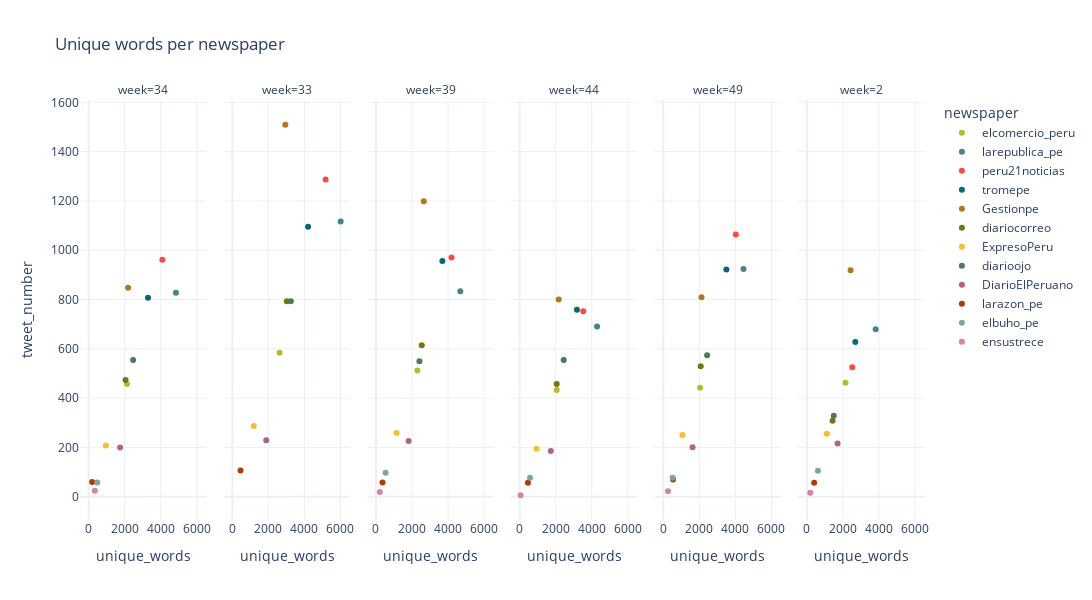

Write notebook code for a chart like this one.
### Code cell
fig = px.scatter(
    data_words,
    "unique_words",
    "tweet_number",
    facet_col="week",
    color="newspaper",
    color_discrete_sequence=gruvbox_colors,
    title="Unique words per newspaper",
    width=2400,
    height=600
)

fig.show()

### Figure 1 — Plotly figure (JSON) as saved in the notebook; plotly's stock layout.template omitted (floating-point values rounded to 4 significant figures)
{"data": [{"hovertemplate": "newspaper=elcomercio_peru<br>week=34<br>unique_words=%{x}<br>tweet_number=%{y}<extra></extra>", "legendgroup": "elcomercio_peru", "marker": {"color": "#b8bb26", "symbol": "circle"}, "mode": "markers", "name": "elcomercio_peru", "orientation": "v", "showlegend": true, "type": "scatter", "x": [2128], "xaxis": "x", "y": [457], "yaxis": "y"}, {"hovertemplate": "newspaper=elcomercio_peru<br>week=33<br>unique_words=%{x}<br>tweet_number=%{y}<extra></extra>", "legendgroup": "elcomercio_peru", "marker": {"color": "#b8bb26", "symbol": "circle"}, "mode": "markers", "name": "elcomercio_peru", "orientation": "v", "showlegend": false, "type": "scatter", "x": [2624], "xaxis": "x2", "y": [584], "yaxis": "y2"}, {"hovertemplate": "newspaper=elcomercio_peru<br>week=39<br>unique_words=%{x}<br>tweet_number=%{y}<extra></extra>", "legendgroup": "elcomercio_peru", "marker": {"color": "#b8bb26", "symbol": "circle"}, "mode": "markers", "name": "elcomercio_peru", "orientation": "v", "showlegend": false, "type": "scatter", "x": [2295], "xaxis": "x3", "y": [512], "yaxis": "y3"}, {"hovertemplate": "newspaper=elcomercio_peru<br>week=44<br>unique_words=%{x}<br>tweet_number=%{y}<extra></extra>", "legendgroup": "elcomercio_peru", "marker": {"color": "#b8bb26", "symbol": "circle"}, "mode": "markers", "name": "elcomercio_peru", "orientation": "v", "showlegend": false, "type": "scatter", "x": [2058], "xaxis": "x4", "y": [433], "yaxis": "y4"}, {"hovertemplate": "newspaper=elcomercio_peru<br>week=49<br>unique_words=%{x}<br>tweet_number=%{y}<extra></extra>", "legendgroup": "elcomercio_peru", "marker": {"color": "#b8bb26", "symbol": "circle"}, "mode": "markers", "name": "elcomercio_peru", "orientation": "v", "showlegend": false, "type": "scatter", "x": [2042], "xaxis": "x5", "y": [442], "yaxis": "y5"}, {"hovertemplate": "newspaper=elcomercio_peru<br>week=2<br>unique_words=%{x}<br>tweet_number=%{y}<extra></extra>", "legendgroup": "elcomercio_peru", "marker": {"color": "#b8bb26", "symbol": "circle"}, "mode": "markers", "name": "elcomercio_peru", "orientation": "v", "showlegend": false, "type": "scatter", "x": [2142], "xaxis": "x6", "y": [462], "yaxis": "y6"}, {"hovertemplate": "newspaper=larepublica_pe<br>week=34<br>unique_words=%{x}<br>tweet_number=%{y}<extra></extra>", "legendgroup": "larepublica_pe", "marker": {"color": "#458588", "symbol": "circle"}, "mode": "markers", "name": "larepublica_pe", "orientation": "v", "showlegend": true, "type": "scatter", "x": [4841], "xaxis": "x", "y": [827], "yaxis": "y"}, {"hovertemplate": "newspaper=larepublica_pe<br>week=33<br>unique_words=%{x}<br>tweet_number=%{y}<extra></extra>", "legendgroup": "larepublica_pe", "marker": {"color": "#458588", "symbol": "circle"}, "mode": "markers", "name": "larepublica_pe", "orientation": "v", "showlegend": false, "type": "scatter", "x": [6011], "xaxis": "x2", "y": [1117], "yaxis": "y2"}, {"hovertemplate": "newspaper=larepublica_pe<br>week=39<br>unique_words=%{x}<br>tweet_number=%{y}<extra></extra>", "legendgroup": "larepublica_pe", "marker": {"color": "#458588", "symbol": "circle"}, "mode": "markers", "name": "larepublica_pe", "orientation": "v", "showlegend": false, "type": "scatter", "x": [4681], "xaxis": "x3", "y": [834], "yaxis": "y3"}, {"hovertemplate": "newspaper=larepublica_pe<br>week=44<br>unique_words=%{x}<br>tweet_number=%{y}<extra></extra>", "legendgroup": "larepublica_pe", "marker": {"color": "#458588", "symbol": "circle"}, "mode": "markers", "name": "larepublica_pe", "orientation": "v", "showlegend": false, "type": "scatter", "x": [4298], "xaxis": "x4", "y": [691], "yaxis": "y4"}, {"hovertemplate": "newspaper=larepublica_pe<br>week=49<br>unique_words=%{x}<br>tweet_number=%{y}<extra></extra>", "legendgroup": "larepublica_pe", "marker": {"color": "#458588", "symbol": "circle"}, "mode": "markers", "name": "larepublica_pe", "orientation": "v", "showlegend": false, "type": "scatter", "x": [4450], "xaxis": "x5", "y": [924], "yaxis": "y5"}, {"hovertemplate": "newspaper=larepublica_pe<br>week=2<br>unique_words=%{x}<br>tweet_number=%{y}<extra></extra>", "legendgroup": "larepublica_pe", "marker": {"color": "#458588", "symbol": "circle"}, "mode": "markers", "name": "larepublica_pe", "orientation": "v", "showlegend": false, "type": "scatter", "x": [3814], "xaxis": "x6", "y": [679], "yaxis": "y6"}, {"hovertemplate": "newspaper=peru21noticias<br>week=34<br>unique_words=%{x}<br>tweet_number=%{y}<extra></extra>", "legendgroup": "peru21noticias", "marker": {"color": "#fb4943", "symbol": "circle"}, "mode": "markers", "name": "peru21noticias", "orientation": "v", "showlegend": true, "type": "scatter", "x": [4087], "xaxis": "x", "y": [961], "yaxis": "y"}, {"hovertemplate": "newspaper=peru21noticias<br>week=33<br>unique_words=%{x}<br>tweet_number=%{y}<extra></extra>", "legendgroup": "peru21noticias", "marker": {"color": "#fb4943", "symbol": "circle"}, "mode": "markers", "name": "peru21noticias", "orientation": "v", "showlegend": false, "type": "scatter", "x": [5177], "xaxis": "x2", "y": [1287], "yaxis": "y2"}, {"hovertemplate": "newspaper=peru21noticias<br>week=39<br>unique_words=%{x}<br>tweet_number=%{y}<extra></extra>", "legendgroup": "peru21noticias", "marker": {"color": "#fb4943", "symbol": "circle"}, "mode": "markers", "name": "peru21noticias", "orientation": "v", "showlegend": false, "type": "scatter", "x": [4190], "xaxis": "x3", "y": [970], "yaxis": "y3"}, {"hovertemplate": "newspaper=peru21noticias<br>week=44<br>unique_words=%{x}<br>tweet_number=%{y}<extra></extra>", "legendgroup": "peru21noticias", "marker": {"color": "#fb4943", "symbol": "circle"}, "mode": "markers", "name": "peru21noticias", "orientation": "v", "showlegend": false, "type": "scatter", "x": [3532], "xaxis": "x4", "y": [752], "yaxis": "y4"}, {"hovertemplate": "newspaper=peru21noticias<br>week=49<br>unique_words=%{x}<br>tweet_number=%{y}<extra></extra>", "legendgroup": "peru21noticias", "marker": {"color": "#fb4943", "symbol": "circle"}, "mode": "markers", "name": "peru21noticias", "orientation": "v", "showlegend": false, "type": "scatter", "x": [4022], "xaxis": "x5", "y": [1064], "yaxis": "y5"}, {"hovertemplate": "newspaper=peru21noticias<br>week=2<br>unique_words=%{x}<br>tweet_number=%{y}<extra></extra>", "legendgroup": "peru21noticias", "marker": {"color": "#fb4943", "symbol": "circle"}, "mode": "markers", "name": "peru21noticias", "orientation": "v", "showlegend": false, "type": "scatter", "x": [2513], "xaxis": "x6", "y": [525], "yaxis": "y6"}, {"hovertemplate": "newspaper=tromepe<br>week=34<br>unique_words=%{x}<br>tweet_number=%{y}<extra></extra>", "legendgroup": "tromepe", "marker": {"color": "#076678", "symbol": "circle"}, "mode": "markers", "name": "tromepe", "orientation": "v", "showlegend": true, "type": "scatter", "x": [3290], "xaxis": "x", "y": [807], "yaxis": "y"}, {"hovertemplate": "newspaper=tromepe<br>week=33<br>unique_words=%{x}<br>tweet_number=%{y}<extra></extra>", "legendgroup": "tromepe", "marker": {"color": "#076678", "symbol": "circle"}, "mode": "markers", "name": "tromepe", "orientation": "v", "showlegend": false, "type": "scatter", "x": [4204], "xaxis": "x2", "y": [1095], "yaxis": "y2"}, {"hovertemplate": "newspaper=tromepe<br>week=39<br>unique_words=%{x}<br>tweet_number=%{y}<extra></extra>", "legendgroup": "tromepe", "marker": {"color": "#076678", "symbol": "circle"}, "mode": "markers", "name": "tromepe", "orientation": "v", "showlegend": false, "type": "scatter", "x": [3684], "xaxis": "x3", "y": [956], "yaxis": "y3"}, {"hovertemplate": "newspaper=tromepe<br>week=44<br>unique_words=%{x}<br>tweet_number=%{y}<extra></extra>", "legendgroup": "tromepe", "marker": {"color": "#076678", "symbol": "circle"}, "mode": "markers", "name": "tromepe", "orientation": "v", "showlegend": false, "type": "scatter", "x": [3179], "xaxis": "x4", "y": [759], "yaxis": "y4"}, {"hovertemplate": "newspaper=tromepe<br>week=49<br>unique_words=%{x}<br>tweet_number=%{y}<extra></extra>", "legendgroup": "tromepe", "marker": {"color": "#076678", "symbol": "circle"}, "mode": "markers", "name": "tromepe", "orientation": "v", "showlegend": false, "type": "scatter", "x": [3502], "xaxis": "x5", "y": [922], "yaxis": "y5"}, {"hovertemplate": "newspaper=tromepe<br>week=2<br>unique_words=%{x}<br>tweet_number=%{y}<extra></extra>", "legendgroup": "tromepe", "marker": {"color": "#076678", "symbol": "circle"}, "mode": "markers", "name": "tromepe", "orientation": "v", "showlegend": false, "type": "scatter", "x": [2685], "xaxis": "x6", "y": [628], "yaxis": "y6"}, {"hovertemplate": "newspaper=Gestionpe<br>week=34<br>unique_words=%{x}<br>tweet_number=%{y}<extra></extra>", "legendgroup": "Gestionpe", "marker": {"color": "#b57614", "symbol": "circle"}, "mode": "markers", "name": "Gestionpe", "orientation": "v", "showlegend": true, "type": "scatter", "x": [2187], "xaxis": "x", "y": [848], "yaxis": "y"}, {"hovertemplate": "newspaper=Gestionpe<br>week=33<br>unique_words=%{x}<br>tweet_number=%{y}<extra></extra>", "legendgroup": "Gestionpe", "marker": {"color": "#b57614", "symbol": "circle"}, "mode": "markers", "name": "Gestionpe", "orientation": "v", "showlegend": false, "type": "scatter", "x": [2941], "xaxis": "x2", "y": [1509], "yaxis": "y2"}, {"hovertemplate": "newspaper=Gestionpe<br>week=39<br>unique_words=%{x}<br>tweet_number=%{y}<extra></extra>", "legendgroup": "Gestionpe", "marker": {"color": "#b57614", "symbol": "circle"}, "mode": "markers", "name": "Gestionpe", "orientation": "v", "showlegend": false, "type": "scatter", "x": [2655], "xaxis": "x3", "y": [1199], "yaxis": "y3"}, {"hovertemplate": "newspaper=Gestionpe<br>week=44<br>unique_words=%{x}<br>tweet_number=%{y}<extra></extra>", "legendgroup": "Gestionpe", "marker": {"color": "#b57614", "symbol": "circle"}, "mode": "markers", "name": "Gestionpe", "orientation": "v", "showlegend": false, "type": "scatter", "x": [2167], "xaxis": "x4", "y": [800], "yaxis": "y4"}, {"hovertemplate": "newspaper=Gestionpe<br>week=49<br>unique_words=%{x}<br>tweet_number=%{y}<extra></extra>", "legendgroup": "Gestionpe", "marker": {"color": "#b57614", "symbol": "circle"}, "mode": "markers", "name": "Gestionpe", "orientation": "v", "showlegend": false, "type": "scatter", "x": [2119], "xaxis": "x5", "y": [809], "yaxis": "y5"}, {"hovertemplate": "newspaper=Gestionpe<br>week=2<br>unique_words=%{x}<br>tweet_number=%{y}<extra></extra>", "legendgroup": "Gestionpe", "marker": {"color": "#b57614", "symbol": "circle"}, "mode": "markers", "name": "Gestionpe", "orientation": "v", "showlegend": false, "type": "scatter", "x": [2421], "xaxis": "x6", "y": [919], "yaxis": "y6"}, {"hovertemplate": "newspaper=diariocorreo<br>week=34<br>unique_words=%{x}<br>tweet_number=%{y}<extra></extra>", "legendgroup": "diariocorreo", "marker": {"color": "#79740e", "symbol": "circle"}, "mode": "markers", "name": "diariocorreo", "orientation": "v", "showlegend": true, "type": "scatter", "x": [2046], "xaxis": "x", "y": [474], "yaxis": "y"}, {"hovertemplate": "newspaper=diariocorreo<br>week=33<br>unique_words=%{x}<br>tweet_number=%{y}<extra></extra>", "legendgroup": "diariocorreo", "marker": {"color": "#79740e", "symbol": "circle"}, "mode": "markers", "name": "diariocorreo", "orientation": "v", "showlegend": false, "type": "scatter", "x": [3022], "xaxis": "x2", "y": [793], "yaxis": "y2"}, {"hovertemplate": "newspaper=diariocorreo<br>week=39<br>unique_words=%{x}<br>tweet_number=%{y}<extra></extra>", "legendgroup": "diariocorreo", "marker": {"color": "#79740e", "symbol": "circle"}, "mode": "markers", "name": "diariocorreo", "orientation": "v", "showlegend": false, "type": "scatter", "x": [2541], "xaxis": "x3", "y": [614], "yaxis": "y3"}, {"hovertemplate": "newspaper=diariocorreo<br>week=44<br>unique_words=%{x}<br>tweet_number=%{y}<extra></extra>", "legendgroup": "diariocorreo", "marker": {"color": "#79740e", "symbol": "circle"}, "mode": "markers", "name": "diariocorreo", "orientation": "v", "showlegend": false, "type": "scatter", "x": [2055], "xaxis": "x4", "y": [457], "yaxis": "y4"}, {"hovertemplate": "newspaper=diariocorreo<br>week=49<br>unique_words=%{x}<br>tweet_number=%{y}<extra></extra>", "legendgroup": "diariocorreo", "marker": {"color": "#79740e", "symbol": "circle"}, "mode": "markers", "name": "diariocorreo", "orientation": "v", "showlegend": false, "type": "scatter", "x": [2077], "xaxis": "x5", "y": [529], "yaxis": "y5"}, {"hovertemplate": "newspaper=diariocorreo<br>week=2<br>unique_words=%{x}<br>tweet_number=%{y}<extra></extra>", "legendgroup": "diariocorreo", "marker": {"color": "#79740e", "symbol": "circle"}, "mode": "markers", "name": "diariocorreo", "orientation": "v", "showlegend": false, "type": "scatter", "x": [1423], "xaxis": "x6", "y": [308], "yaxis": "y6"}, {"hovertemplate": "newspaper=ExpresoPeru<br>week=34<br>unique_words=%{x}<br>tweet_number=%{y}<extra></extra>", "legendgroup": "ExpresoPeru", "marker": {"color": "#fabd2f", "symbol": "circle"}, "mode": "markers", "name": "ExpresoPeru", "orientation": "v", "showlegend": true, "type": "scatter", "x": [956], "xaxis": "x", "y": [208], "yaxis": "y"}, {"hovertemplate": "newspaper=ExpresoPeru<br>week=33<br>unique_words=%{x}<br>tweet_number=%{y}<extra></extra>", "legendgroup": "ExpresoPeru", "marker": {"color": "#fabd2f", "symbol": "circle"}, "mode": "markers", "name": "ExpresoPeru", "orientation": "v", "showlegend": false, "type": "scatter", "x": [1189], "xaxis": "x2", "y": [287], "yaxis": "y2"}, {"hovertemplate": "newspaper=ExpresoPeru<br>week=39<br>unique_words=%{x}<br>tweet_number=%{y}<extra></extra>", "legendgroup": "ExpresoPeru", "marker": {"color": "#fabd2f", "symbol": "circle"}, "mode": "markers", "name": "ExpresoPeru", "orientation": "v", "showlegend": false, "type": "scatter", "x": [1145], "xaxis": "x3", "y": [259], "yaxis": "y3"}, {"hovertemplate": "newspaper=ExpresoPeru<br>week=44<br>unique_words=%{x}<br>tweet_number=%{y}<extra></extra>", "legendgroup": "ExpresoPeru", "marker": {"color": "#fabd2f", "symbol": "circle"}, "mode": "markers", "name": "ExpresoPeru", "orientation": "v", "showlegend": false, "type": "scatter", "x": [936], "xaxis": "x4", "y": [195], "yaxis": "y4"}, {"hovertemplate": "newspaper=ExpresoPeru<br>week=49<br>unique_words=%{x}<br>tweet_number=%{y}<extra></extra>", "legendgroup": "ExpresoPeru", "marker": {"color": "#fabd2f", "symbol": "circle"}, "mode": "markers", "name": "ExpresoPeru", "orientation": "v", "showlegend": false, "type": "scatter", "x": [1066], "xaxis": "x5", "y": [250], "yaxis": "y5"}, {"hovertemplate": "newspaper=ExpresoPeru<br>week=2<br>unique_words=%{x}<br>tweet_number=%{y}<extra></extra>", "legendgroup": "ExpresoPeru", "marker": {"color": "#fabd2f", "symbol": "circle"}, "mode": "markers", "name": "ExpresoPeru", "orientation": "v", "showlegend": false, "type": "scatter", "x": [1105], "xaxis": "x6", "y": [255], "yaxis": "y6"}, {"hovertemplate": "newspaper=diarioojo<br>week=34<br>unique_words=%{x}<br>tweet_number=%{y}<extra></extra>", "legendgroup": "diarioojo", "marker": {"color": "#4d7b58", "symbol": "circle"}, "mode": "markers", "name": "diarioojo", "orientation": "v", "showlegend": true, "type": "scatter", "x": [2466], "xaxis": "x", "y": [555], "yaxis": "y"}, {"hovertemplate": "newspaper=diarioojo<br>week=33<br>unique_words=%{x}<br>tweet_number=%{y}<extra></extra>", "legendgroup": "diarioojo", "marker": {"color": "#4d7b58", "symbol": "circle"}, "mode": "markers", "name": "diarioojo", "orientation": "v", "showlegend": false, "type": "scatter", "x": [3245], "xaxis": "x2", "y": [793], "yaxis": "y2"}, {"hovertemplate": "newspaper=diarioojo<br>week=39<br>unique_words=%{x}<br>tweet_number=%{y}<extra></extra>", "legendgroup": "diarioojo", "marker": {"color": "#4d7b58", "symbol": "circle"}, "mode": "markers", "name": "diarioojo", "orientation": "v", "showlegend": false, "type": "scatter", "x": [2411], "xaxis": "x3", "y": [550], "yaxis": "y3"}, {"hovertemplate": "newspaper=diarioojo<br>week=44<br>unique_words=%{x}<br>tweet_number=%{y}<extra></extra>", "legendgroup": "diarioojo", "marker": {"color": "#4d7b58", "symbol": "circle"}, "mode": "markers", "name": "diarioojo", "orientation": "v", "showlegend": false, "type": "scatter", "x": [2447], "xaxis": "x4", "y": [555], "yaxis": "y4"}, {"hovertemplate": "newspaper=diarioojo<br>week=49<br>unique_words=%{x}<br>tweet_number=%{y}<extra></extra>", "legendgroup": "diarioojo", "marker": {"color": "#4d7b58", "symbol": "circle"}, "mode": "markers", "name": "diarioojo", "orientation": "v", "showlegend": false, "type": "scatter", "x": [2433], "xaxis": "x5", "y": [574], "yaxis": "y5"}, {"hovertemplate": "newspaper=diarioojo<br>week=2<br>unique_words=%{x}<br>tweet_number=%{y}<extra></extra>", "legendgroup": "diarioojo", "marker": {"color": "#4d7b58", "symbol": "circle"}, "mode": "markers", "name": "diarioojo", "orientation": "v", "showlegend": false, "type": "scatter", "x": [1490], "xaxis": "x6", "y": [329], "yaxis": "y6"}, {"hovertemplate": "newspaper=DiarioElPeruano<br>week=34<br>unique_words=%{x}<br>tweet_number=%{y}<extra></extra>", "legendgroup": "DiarioElPeruano", "marker": {"color": "#b16286", "symbol": "circle"}, "mode": "markers", "name": "DiarioElPeruano", "orientation": "v", "showlegend": true, "type": "scatter", "x": [1745], "xaxis": "x", "y": [200], "yaxis": "y"}, {"hovertemplate": "newspaper=DiarioElPeruano<br>week=33<br>unique_words=%{x}<br>tweet_number=%{y}<extra></extra>", "legendgroup": "DiarioElPeruano", "marker": {"color": "#b16286", "symbol": "circle"}, "mode": "markers", "name": "DiarioElPeruano", "orientation": "v", "showlegend": false, "type": "scatter", "x": [1883], "xaxis": "x2", "y": [229], "yaxis": "y2"}, {"hovertemplate": "newspaper=DiarioElPeruano<br>week=39<br>unique_words=%{x}<br>tweet_number=%{y}<extra></extra>", "legendgroup": "DiarioElPeruano", "marker": {"color": "#b16286", "symbol": "circle"}, "mode": "markers", "name": "DiarioElPeruano", "orientation": "v", "showlegend": false, "type": "scatter", "x": [1811], "xaxis": "x3", "y": [226], "yaxis": "y3"}, {"hovertemplate": "newspaper=DiarioElPeruano<br>week=44<br>unique_words=%{x}<br>tweet_number=%{y}<extra></extra>", "legendgroup": "DiarioElPeruano", "marker": {"color": "#b16286", "symbol": "circle"}, "mode": "markers", "name": "DiarioElPeruano", "orientation": "v", "showlegend": false, "type": "scatter", "x": [1729], "xaxis": "x4", "y": [186], "yaxis": "y4"}, {"hovertemplate": "newspaper=DiarioElPeruano<br>week=49<br>unique_words=%{x}<br>tweet_number=%{y}<extra></extra>", "legendgroup": "DiarioElPeruano", "marker": {"color": "#b16286", "symbol": "circle"}, "mode": "markers", "name": "DiarioElPeruano", "orientation": "v", "showlegend": false, "type": "scatter", "x": [1623], "xaxis": "x5", "y": [201], "yaxis": "y5"}, {"hovertemplate": "newspaper=DiarioElPeruano<br>week=2<br>unique_words=%{x}<br>tweet_number=%{y}<extra></extra>", "legendgroup": "DiarioElPeruano", "marker": {"color": "#b16286", "symbol": "circle"}, "mode": "markers", "name": "DiarioElPeruano", "orientation": "v", "showlegend": false, "type": "scatter", "x": [1700], "xaxis": "x6", "y": [216], "yaxis": "y6"}, {"hovertemplate": "newspaper=larazon_pe<br>week=34<br>unique_words=%{x}<br>tweet_number=%{y}<extra></extra>", "legendgroup": "larazon_pe", "marker": {"color": "#af3a03", "symbol": "circle"}, "mode": "markers", "name": "larazon_pe", "orientation": "v", "showlegend": true, "type": "scatter", "x": [192], "xaxis": "x", "y": [60], "yaxis": "y"}, {"hovertemplate": "newspaper=larazon_pe<br>week=33<br>unique_words=%{x}<br>tweet_number=%{y}<extra></extra>", "legendgroup": "larazon_pe", "marker": {"color": "#af3a03", "symbol": "circle"}, "mode": "markers", "name": "larazon_pe", "orientation": "v", "showlegend": false, "type": "scatter", "x": [456], "xaxis": "x2", "y": [106], "yaxis": "y2"}, {"hovertemplate": "newspaper=larazon_pe<br>week=39<br>unique_words=%{x}<br>tweet_number=%{y}<extra></extra>", "legendgroup": "larazon_pe", "marker": {"color": "#af3a03", "symbol": "circle"}, "mode": "markers", "name": "larazon_pe", "orientation": "v", "showlegend": false, "type": "scatter", "x": [362], "xaxis": "x3", "y": [58], "yaxis": "y3"}, {"hovertemplate": "newspaper=larazon_pe<br>week=44<br>unique_words=%{x}<br>tweet_number=%{y}<extra></extra>", "legendgroup": "larazon_pe", "marker": {"color": "#af3a03", "symbol": "circle"}, "mode": "markers", "name": "larazon_pe", "orientation": "v", "showlegend": false, "type": "scatter", "x": [460], "xaxis": "x4", "y": [57], "yaxis": "y4"}, {"hovertemplate": "newspaper=larazon_pe<br>week=49<br>unique_words=%{x}<br>tweet_number=%{y}<extra></extra>", "legendgroup": "larazon_pe", "marker": {"color": "#af3a03", "symbol": "circle"}, "mode": "markers", "name": "larazon_pe", "orientation": "v", "showlegend": false, "type": "scatter", "x": [544], "xaxis": "x5", "y": [70], "yaxis": "y5"}, {"hovertemplate": "newspaper=larazon_pe<br>week=2<br>unique_words=%{x}<br>tweet_number=%{y}<extra></extra>", "legendgroup": "larazon_pe", "marker": {"color": "#af3a03", "symbol": "circle"}, "mode": "markers", "name": "larazon_pe", "orientation": "v", "showlegend": false, "type": "scatter", "x": [402], "xaxis": "x6", "y": [57], "yaxis": "y6"}, {"hovertemplate": "newspaper=elbuho_pe<br>week=34<br>unique_words=%{x}<br>tweet_number=%{y}<extra></extra>", "legendgroup": "elbuho_pe", "marker": {"color": "#83a598", "symbol": "circle"}, "mode": "markers", "name": "elbuho_pe", "orientation": "v", "showlegend": true, "type": "scatter", "x": [474], "xaxis": "x", "y": [58], "yaxis": "y"}, {"hovertemplate": "newspaper=elbuho_pe<br>week=39<br>unique_words=%{x}<br>tweet_number=%{y}<extra></extra>", "legendgroup": "elbuho_pe", "marker": {"color": "#83a598", "symbol": "circle"}, "mode": "markers", "name": "elbuho_pe", "orientation": "v", "showlegend": false, "type": "scatter", "x": [535], "xaxis": "x3", "y": [97], "yaxis": "y3"}, {"hovertemplate": "newspaper=elbuho_pe<br>week=44<br>unique_words=%{x}<br>tweet_number=%{y}<extra></extra>", "legendgroup": "elbuho_pe", "marker": {"color": "#83a598", "symbol": "circle"}, "mode": "markers", "name": "elbuho_pe", "orientation": "v", "showlegend": false, "type": "scatter", "x": [576], "xaxis": "x4", "y": [77], "yaxis": "y4"}, {"hovertemplate": "newspaper=elbuho_pe<br>week=49<br>unique_words=%{x}<br>tweet_number=%{y}<extra></extra>", "legendgroup": "elbuho_pe", "marker": {"color": "#83a598", "symbol": "circle"}, "mode": "markers", "name": "elbuho_pe", "orientation": "v", "showlegend": false, "type": "scatter", "x": [518], "xaxis": "x5", "y": [77], "yaxis": "y5"}, {"hovertemplate": "newspaper=elbuho_pe<br>week=2<br>unique_words=%{x}<br>tweet_number=%{y}<extra></extra>", "legendgroup": "elbuho_pe", "marker": {"color": "#83a598", "symbol": "circle"}, "mode": "markers", "name": "elbuho_pe", "orientation": "v", "showlegend": false, "type": "scatter", "x": [612], "xaxis": "x6", "y": [105], "yaxis": "y6"}, {"hovertemplate": "newspaper=ensustrece<br>week=34<br>unique_words=%{x}<br>tweet_number=%{y}<extra></extra>", "legendgroup": "ensustrece", "marker": {"color": "#d3869b", "symbol": "circle"}, "mode": "markers", "name": "ensustrece", "orientation": "v", "showlegend": true, "type": "scatter", "x": [342], "xaxis": "x", "y": [24], "yaxis": "y"}, {"hovertemplate": "newspaper=ensustrece<br>week=39<br>unique_words=%{x}<br>tweet_number=%{y}<extra></extra>", "legendgroup": "ensustrece", "marker": {"color": "#d3869b", "symbol": "circle"}, "mode": "markers", "name": "ensustrece", "orientation": "v", "showlegend": false, "type": "scatter", "x": [215], "xaxis": "x3", "y": [19], "yaxis": "y3"}, {"hovertemplate": "newspaper=ensustrece<br>week=44<br>unique_words=%{x}<br>tweet_number=%{y}<extra></extra>", "legendgroup": "ensustrece", "marker": {"color": "#d3869b", "symbol": "circle"}, "mode": "markers", "name": "ensustrece", "orientation": "v", "showlegend": false, "type": "scatter", "x": [59], "xaxis": "x4", "y": [6], "yaxis": "y4"}, {"hovertemplate": "newspaper=ensustrece<br>week=49<br>unique_words=%{x}<br>tweet_number=%{y}<extra></extra>", "legendgroup": "ensustrece", "marker": {"color": "#d3869b", "symbol": "circle"}, "mode": "markers", "name": "ensustrece", "orientation": "v", "showlegend": false, "type": "scatter", "x": [261], "xaxis": "x5", "y": [22], "yaxis": "y5"}, {"hovertemplate": "newspaper=ensustrece<br>week=2<br>unique_words=%{x}<br>tweet_number=%{y}<extra></extra>", "legendgroup": "ensustrece", "marker": {"color": "#d3869b", "symbol": "circle"}, "mode": "markers", "name": "ensustrece", "orientation": "v", "showlegend": false, "type": "scatter", "x": [186], "xaxis": "x6", "y": [16], "yaxis": "y6"}], "layout": {"annotations": [{"font": {}, "showarrow": false, "text": "week=34", "x": 0.075, "xanchor": "center", "xref": "paper", "y": 1, "yanchor": "bottom", "yref": "paper"}, {"font": {}, "showarrow": false, "text": "week=33", "x": 0.245, "xanchor": "center", "xref": "paper", "y": 1, "yanchor": "bottom", "yref": "paper"}, {"font": {}, "showarrow": false, "text": "week=39", "x": 0.415, "xanchor": "center", "xref": "paper", "y": 1, "yanchor": "bottom", "yref": "paper"}, {"font": {}, "showarrow": false, "text": "week=44", "x": 0.585, "xanchor": "center", "xref": "paper", "y": 1, "yanchor": "bottom", "yref": "paper"}, {"font": {}, "showarrow": false, "text": "week=49", "x": 0.755, "xanchor": "center", "xref": "paper", "y": 1, "yanchor": "bottom", "yref": "paper"}, {"font": {}, "showarrow": false, "text": "week=2", "x": 0.925, "xanchor": "center", "xref": "paper", "y": 1, "yanchor": "bottom", "yref": "paper"}], "height": 600, "legend": {"title": {"text": "newspaper"}, "tracegroupgap": 0}, "title": {"text": "Unique words per newspaper"}, "width": 2400, "xaxis": {"anchor": "y", "domain": [0, 0.15], "title": {"text": "unique_words"}}, "xaxis2": {"anchor": "y2", "domain": [0.17, 0.32], "matches": "x", "title": {"text": "unique_words"}}, "xaxis3": {"anchor": "y3", "domain": [0.34, 0.49], "matches": "x", "title": {"text": "unique_words"}}, "xaxis4": {"anchor": "y4", "domain": [0.51, 0.66], "matches": "x", "title": {"text": "unique_words"}}, "xaxis5": {"anchor": "y5", "domain": [0.68, 0.83], "matches": "x", "title": {"text": "unique_words"}}, "xaxis6": {"anchor": "y6", "domain": [0.85, 1], "matches": "x", "title": {"text": "unique_words"}}, "yaxis": {"anchor": "x", "domain": [0, 1], "title": {"text": "tweet_number"}}, "yaxis2": {"anchor": "x2", "domain": [0, 1], "matches": "y", "showticklabels": false}, "yaxis3": {"anchor": "x3", "domain": [0, 1], "matches": "y", "showticklabels": false}, "yaxis4": {"anchor": "x4", "domain": [0, 1], "matches": "y", "showticklabels": false}, "yaxis5": {"anchor": "x5", "domain": [0, 1], "matches": "y", "showticklabels": false}, "yaxis6": {"anchor": "x6", "domain": [0, 1], "matches": "y", "showticklabels": false}}}
